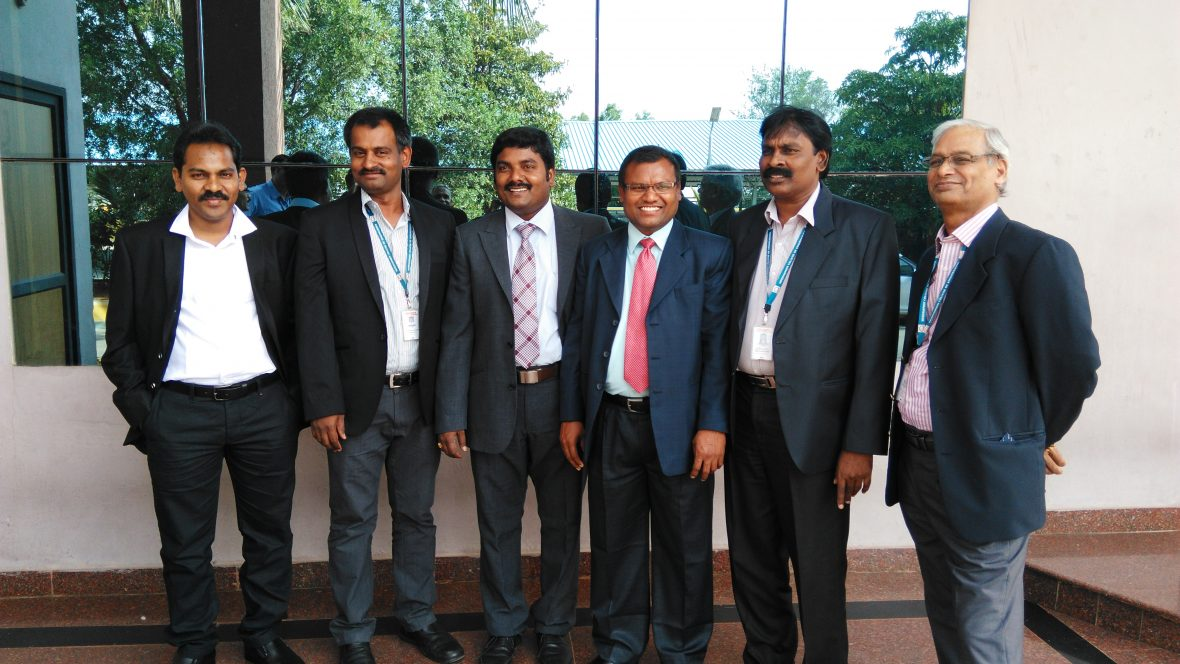
#> input picture img1.jpg, 1180 x 664 px
$ python main1.py --video img1.jpg --image img3.jpeg
#> lines starting #> are read from the running program, lines starting #| are printed output that depends on the picture
#> in detectByPathVideo, frame is the input picture: shape (664, 1180, 3); mean B, G, R 99.1, 101, 99
import cv2
import imutils
import numpy as np
import argparse

def detect(frame):
    bounding_box_cordinates, weights =  HOGCV.detectMultiScale(frame, winStride = (4, 4), padding = (8, 8), scale = 1.03)
#> bounding_box_cordinates = [[254, 101, 79, 158], [487, 110, 90, 180], [372, 113, 91, 183], [393, 54, 99, 197], [482, 22, 111, 222], [205, 26, 103, 205], [305, 76, 105, 210], [86, 70, 118, 236], [399, 95, 130, 260], [173, 79, 129, 259], [580, 60, 185, 369], [41, 54, 200, 396]]; weights = [0.554, 0.204, 0.293, 0.541, 0.918, 0.13, 0.157, 1.14, 0.582, 0.515, 0.58, 0.642]

    person = 1
    for x,y,w,h in bounding_box_cordinates:
        cv2.rectangle(frame, (x,y), (x+w,y+h), (0,255,0), 2)
        cv2.putText(frame, f'person {person}', (x,y), cv2.FONT_HERSHEY_SIMPLEX, 0.5, (0,0,255), 1)
        person += 1
#> this loop made 12 passes
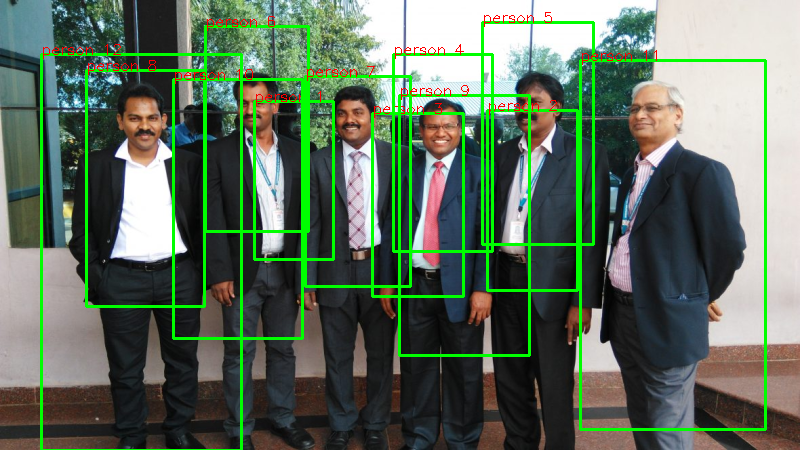
#> frame: shape (450, 800, 3); mean B, G, R 92.5, 111.5, 94
#> after the loop, person = 13

    cv2.putText(frame, 'Status : Detecting ', (40,40), cv2.FONT_HERSHEY_DUPLEX, 0.8, (255,0,0), 2)
    cv2.putText(frame, f'Total Persons : {person-1}', (40,70), cv2.FONT_HERSHEY_DUPLEX, 0.8, (255,0,0), 2)
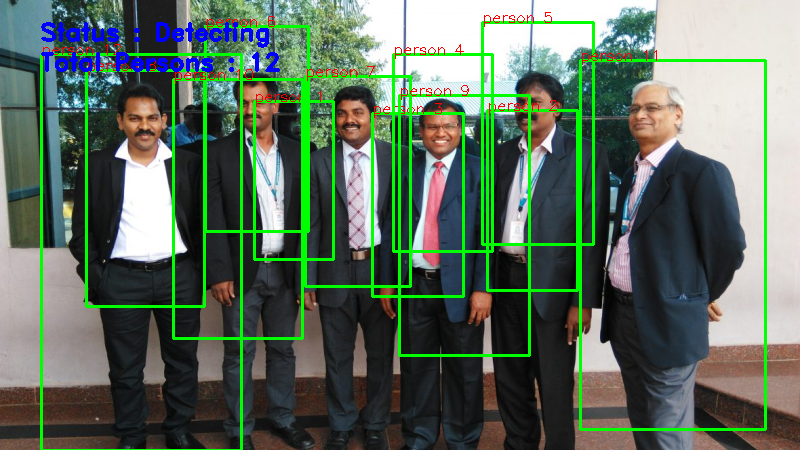
#> frame: shape (450, 800, 3); mean B, G, R 94.2, 110.4, 93.3
    cv2.imshow('output', frame)

    return frame

def detectByPathVideo(path, writer):

    video = cv2.VideoCapture(path)
    check, frame = video.read()
    if check == False:
        print('Video Not Found. Please Enter a Valid Path (Full path of Video Should be Provided).')
        return

    print('Detecting people...')
    while video.isOpened():
        #check is True if reading was successful
        check, frame =  video.read()

        if check:
            frame = imutils.resize(frame , width=min(800,frame.shape[1]))
            frame = detect(frame)

            if writer is not None:
                writer.write(frame)

            key = cv2.waitKey(1)
#> (key q is pressed here)
            if key== ord('q'):
                break
        else:
            break
    video.release()
    cv2.destroyAllWindows()

def detectByCamera(writer):
    video = cv2.VideoCapture(0)
    print('Detecting people...')

    while True:
        check, frame = video.read()

        frame = detect(frame)
        if writer is not None:
            writer.write(frame)

        key = cv2.waitKey(1)
        if key == ord('q'):
                break

    video.release()
    cv2.destroyAllWindows()

def detectByPathImage(path, output_path):
    image = cv2.imread(path)

    image = imutils.resize(image, width = min(800, image.shape[1]))

    result_image = detect(image)

    if output_path is not None:
        cv2.imwrite(output_path, result_image)

    cv2.waitKey(0)
    cv2.destroyAllWindows()
def humanDetector(args):
    image_path = args["image"]
    video_path = args['video']
    if str(args["camera"]) == 'true' : camera = True
    else : camera = False

    writer = None
    if args['output'] is not None and image_path is None:
        writer = cv2.VideoWriter(args['output'],cv2.VideoWriter_fourcc(*'MJPG'), 10, (600,600))

    if camera:
        print('[INFO] Opening Web Cam.')
        detectByCamera(writer)
    elif video_path is not None:
        print('[INFO] Opening Video from path.')
        detectByPathVideo(video_path, writer)
    elif image_path is not None:
        print('[INFO] Opening Image from path.')
        detectByPathImage(image_path, args['output'])

def argsParser():
    arg_parse = argparse.ArgumentParser()
    arg_parse.add_argument("-v", "--video", default=None, help="path to Video File ")
    arg_parse.add_argument("-i", "--image", default=None, help="path to Image File ")
    arg_parse.add_argument("-c", "--camera", default=False, help="Set true if you want to use the camera.")
    arg_parse.add_argument("-o", "--output", type=str, help="path to optional output video file")
    args = vars(arg_parse.parse_args())

    return args

if __name__ == "__main__":
    HOGCV = cv2.HOGDescriptor()
    HOGCV.setSVMDetector(cv2.HOGDescriptor_getDefaultPeopleDetector())

    args = argsParser()
    humanDetector(args)
